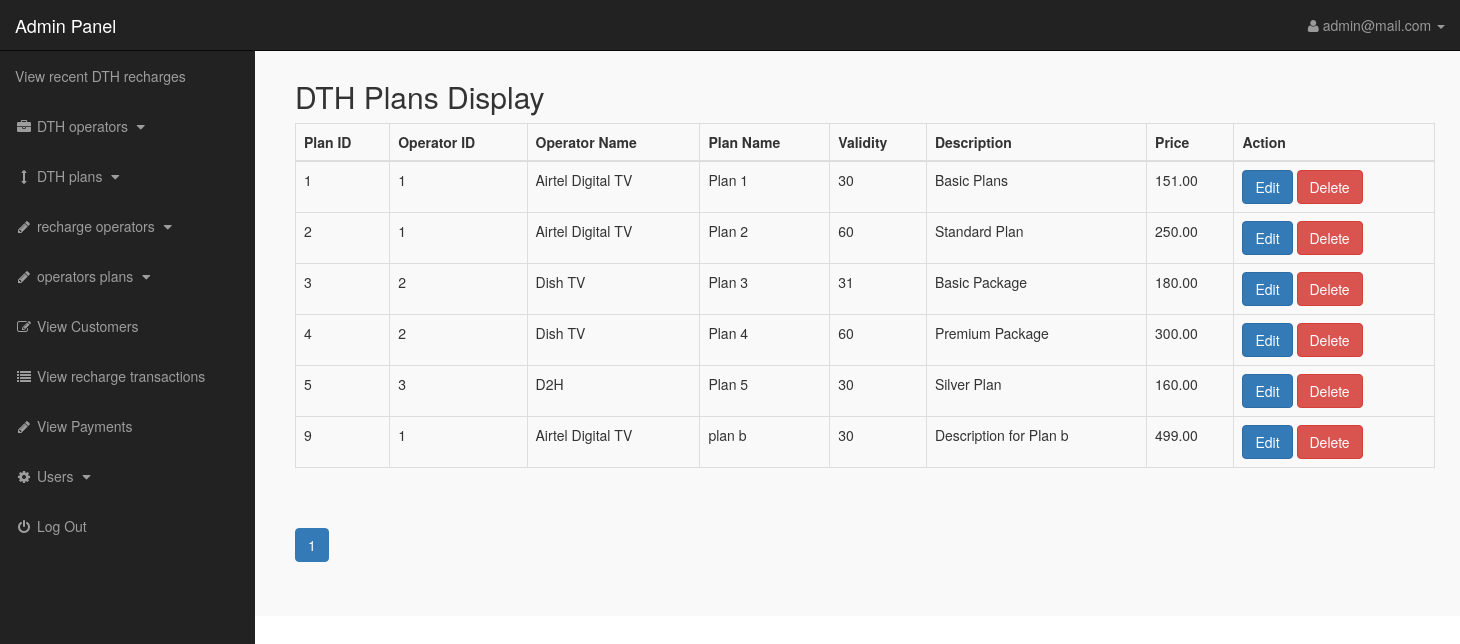
/admin_area/index.php?view_cats (signed in), run on the app's committed database.
### tables this page shows
CREATE TABLE `dth_plans` (
  `id` int(11) NOT NULL,
  `operator_id` int(11) NOT NULL,
  `plan_name` varchar(255) NOT NULL,
  `validity` int(11) NOT NULL,
  `description` varchar(255) NOT NULL,
  `price` decimal(10,2) NOT NULL
);

CREATE TABLE `dth_operators` (
  `id` int(11) NOT NULL,
  `operator_name` varchar(255) NOT NULL,
  `operator_email` varchar(100) NOT NULL,
  `operator_password` int(10) NOT NULL
);

### admin_area/view_cats.php (the view, shortened to what this page needs)
<?php
include 'db_connection.php';
$recordsPerPage = 10;
$totalRecordsQuery = "SELECT COUNT(*) as total FROM dth_plans";
$totalRecordsResult = mysqli_query($con, $totalRecordsQuery);
$totalRecords = mysqli_fetch_assoc($totalRecordsResult)['total'];
$totalPages = ceil($totalRecords / $recordsPerPage);
$currentpage = isset($_GET['page']) ? $_GET['page'] : 1;
$offset = ($currentpage - 1) * $recordsPerPage;
$query_plans = "SELECT dth_plans.id, dth_plans.operator_id, dth_plans.plan_name,
                dth_plans.validity, dth_plans.description, dth_plans.price,
                dth_operators.operator_name
                FROM dth_plans
                INNER JOIN dth_operators ON dth_plans.operator_id = dth_operators.id
                LIMIT $offset, $recordsPerPage";
$result_plans = mysqli_query($con, $query_plans);
?>
<!DOCTYPE html>
<html lang="en">
<head>
</head>
<body>
    <div class="container mt-5">
        <h2>DTH Plans Display</h2>
        <table class="table table-bordered">
            <thead>
                <tr>
                    <th>Plan ID</th>
                    <th>Operator ID</th>
                    <th>Operator Name</th>
                    <th>Plan Name</th>
                    <th>Validity</th>
                    <th>Description</th>
                    <th>Price</th>
                    <th>Action</th>
                </tr>
            </thead>
            <tbody>
                <?php while ($row_plan = mysqli_fetch_assoc($result_plans)) { ?>
                    <tr>
                        <td>
                            <?php echo $row_plan['id']; ?>
                        </td>
                        <td>
                            <?php echo $row_plan['operator_id']; ?>
                        </td>
                        <td>
                            <?php echo $row_plan['operator_name']; ?>
                        </td>
                        <td>
                            <?php echo $row_plan['plan_name']; ?>
                        </td>
                        <td>
                            <?php echo $row_plan['validity']; ?>
                        </td>
                        <td>
                            <?php echo $row_plan['description']; ?>
                        </td>
                        <td>
                            <?php echo $row_plan['price']; ?>
                        </td>
                        <td>
                            <form method="get" action="edit_dth_plans.php">
                                <button type="submit" name="edit_plan" class="btn btn-primary">Edit</button>
                                <button type="submit" name="delete_plan" class="btn btn-danger">Delete</button>
                            </form>
                        </td>
                    </tr>
                <?php } ?>
            </tbody>
        </table>
    <div class="pagination">
                    <ul class="pagination">
                        <?php for ($i = 1; $i <= $totalPages; $i++) { ?>
                            <li class="page-item <?php echo ($i == $currentpage) ? 'active' : ''; ?>">
                                <a class="page-link" href="dth_plans_display.php?page=<?php echo $i; ?>">
                                    <?php echo $i; ?>
                                </a>
                            </li>
                        <?php } ?>
                    </ul>
                </div>
    </div>
</body>
</html>

### admin_area/includes/sidebar.php (shortened to what this page needs)
<?php
if (!isset($_SESSION['admin_username'])) {
    echo "<script>window.open('login.php','_self')</script>";
} else {
    ?>
    <nav class="navbar navbar-inverse navbar-fixed-top">
        <div class="navbar-header">
            <a class="navbar-brand" href="index.php?dashboard">Admin Panel</a>
        </div>
        <ul class="nav navbar-right top-nav">
            <li class="dropdown">
                <a href="#" class="dropdown-toggle" data-toggle="dropdown">
                    <i class="fa fa-user"></i>
                    <?php echo $admin_name; ?> <b class="caret"></b>
                </a>
            </li>
        </ul>
        <div class="collapse navbar-collapse navbar-ex1-collapse">
            <ul class="nav navbar-nav side-nav">
                <li>
                    <a href="index.php?view_products"> View recent DTH recharges </a>
                </li>
                <li>
                    <a href="#" data-toggle="collapse" data-target="#manufacturers">
                        <i class="fa fa-fw fa-briefcase"></i> DTH operators
                        <i class="fa fa-fw fa-caret-down"></i>
                    </a>
                </li>
                <li>
                    <a href="#" data-toggle="collapse" data-target="#cat">
                        <i class="fa fa-fw fa-arrows-v"></i> DTH plans
                        <i class="fa fa-fw fa-caret-down"></i>
                    </a>
                </li>
                <li>
                    <a href="#" data-toggle="collapse" data-target="#contact_us">
                        <i class="fa fa-fw fa-pencil"> </i> recharge operators
                        <i class="fa fa-fw fa-caret-down"></i>
                    </a>
                </li>
                <li>
                    <a href="#" data-toggle="collapse" data-target="#jio">
                        <i class="fa fa-fw fa-pencil"> </i> operators plans
                        <i class="fa fa-fw fa-caret-down"></i>
                    </a>
                </li>
                <li>
                    <a href="index.php?view_customers">
                        <i class="fa fa-fw fa-edit"></i> View Customers
                    </a>
                </li>
                <li>
                    <a href="index.php?view_orders">
                        <i class="fa fa-fw fa-list"></i> View recharge transactions
                    </a>
                </li>
                <li>
                    <a href="index.php?view_payments">
                        <i class="fa fa-fw fa-pencil"></i> View Payments
                    </a>
                </li>
                <li>
                    <a href="#" data-toggle="collapse" data-target="#users">
                        <i class="fa fa-fw fa-gear"></i> Users
                        <i class="fa fa-fw fa-caret-down"></i>
                    </a>
                </li>
                <li>
                    <a href="logout.php">
                        <i class="fa fa-fw fa-power-off"></i> Log Out
                    </a>
                </li>
            </ul>
        </div>
    </nav>
<?php } ?>

### admin_area/css/style.css (style rules this page uses)
body { margin-top:100px; }
@media (min-width: 768px) { body { margin-top:50px; } }
.top-nav { padding:0 15px; }
.top-nav>li { display:inline-block; float:left; }
.top-nav>li>a { padding-top:15px; padding-bottom:15px; line-height:20px; color:#999; }
@media (min-width: 768px) { .side-nav { position:fixed; top:51px; width:255px; border-radius:0; overflow-y:auto; background-color: #222; bottom:0; overflow-x:hidden; padding-bottom:40px; } }
@media (min-width: 768px) { .side-nav>li>a { width:255px; } }

### data on the page
dth_plans: id "1", operator "1", dth_operators.operator_name "Airtel Digital TV", plan_name "Plan 1", validity "30", description "Basic Plans", price "151.00"
dth_plans: id "2", operator "1", dth_operators.operator_name "Airtel Digital TV", plan_name "Plan 2", validity "60", description "Standard Plan", price "250.00"
dth_plans: id "3", operator "2", dth_operators.operator_name "Dish TV", plan_name "Plan 3", validity "31", description "Basic Package", price "180.00"
dth_plans: id "4", operator "2", dth_operators.operator_name "Dish TV", plan_name "Plan 4", validity "60", description "Premium Package", price "300.00"
dth_plans: id "5", operator "3", dth_operators.operator_name "D2H", plan_name "Plan 5", validity "30", description "Silver Plan", price "160.00"
dth_plans: id "9", operator "1", dth_operators.operator_name "Airtel Digital TV", plan_name "plan b", validity "30", description "Description for Plan b", price "499.00"

### other printed values
$admin_name "admin@mail.com"
